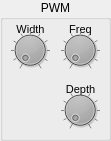
      <widget class="QGroupBox" name="groupBox_21" >
       <property name="geometry" >
        <rect>
         <x>190</x>
         <y>10</y>
         <width>111</width>
         <height>141</height>
        </rect>
       </property>
       <property name="title" >
        <string>PWM</string>
       </property>
       <property name="alignment" >
        <set>Qt::AlignHCenter</set>
       </property>
       <property name="flat" >
        <bool>true</bool>
       </property>
       <widget class="QLabel" name="label_29" >
        <property name="geometry" >
         <rect>
          <x>60</x>
          <y>20</y>
          <width>41</width>
          <height>18</height>
         </rect>
        </property>
        <property name="font" >
         <font>
          <pointsize>8</pointsize>
         </font>
        </property>
        <property name="text" >
         <string>Freq</string>
        </property>
        <property name="alignment" >
         <set>Qt::AlignCenter</set>
        </property>
       </widget>
       <widget class="QDial" name="osc2_PWMfreq_dial" >
        <property name="geometry" >
         <rect>
          <x>60</x>
          <y>30</y>
          <width>40</width>
          <height>40</height>
         </rect>
        </property>
        <property name="palette" >
         <palette>
          <active>
           <colorrole role="Button" >
            <brush brushstyle="SolidPattern" >
             <color alpha="255" >
              <red>0</red>
              <green>0</green>
              <blue>0</blue>
             </color>
            </brush>
           </colorrole>
          </active>
          <inactive>
           <colorrole role="Button" >
            <brush brushstyle="SolidPattern" >
             <color alpha="255" >
              <red>0</red>
              <green>0</green>
              <blue>0</blue>
             </color>
            </brush>
           </colorrole>
          </inactive>
          <disabled>
           <colorrole role="Button" >
            <brush brushstyle="SolidPattern" >
             <color alpha="255" >
              <red>0</red>
              <green>0</green>
              <blue>0</blue>
             </color>
            </brush>
           </colorrole>
          </disabled>
         </palette>
        </property>
        <property name="maximum" >
         <number>127</number>
        </property>
        <property name="value" >
         <number>0</number>
        </property>
        <property name="sliderPosition" >
         <number>0</number>
        </property>
        <property name="notchTarget" >
         <double>12.800000000000001</double>
        </property>
        <property name="notchesVisible" >
         <bool>true</bool>
        </property>
       </widget>
       <widget class="QLabel" name="label_30" >
        <property name="geometry" >
         <rect>
          <x>60</x>
          <y>80</y>
          <width>41</width>
          <height>18</height>
         </rect>
        </property>
        <property name="font" >
         <font>
          <pointsize>8</pointsize>
         </font>
        </property>
        <property name="text" >
         <string>Depth</string>
        </property>
        <property name="alignment" >
         <set>Qt::AlignCenter</set>
        </property>
       </widget>
       <widget class="QDial" name="osc2_PWMdepth_dial" >
        <property name="geometry" >
         <rect>
          <x>60</x>
          <y>90</y>
          <width>40</width>
          <height>40</height>
         </rect>
        </property>
        <property name="palette" >
         <palette>
          <active>
           <colorrole role="Button" >
            <brush brushstyle="SolidPattern" >
             <color alpha="255" >
              <red>0</red>
              <green>0</green>
              <blue>0</blue>
             </color>
            </brush>
           </colorrole>
          </active>
          <inactive>
           <colorrole role="Button" >
            <brush brushstyle="SolidPattern" >
             <color alpha="255" >
              <red>0</red>
              <green>0</green>
              <blue>0</blue>
             </color>
            </brush>
           </colorrole>
          </inactive>
          <disabled>
           <colorrole role="Button" >
            <brush brushstyle="SolidPattern" >
             <color alpha="255" >
              <red>0</red>
              <green>0</green>
              <blue>0</blue>
             </color>
            </brush>
           </colorrole>
          </disabled>
         </palette>
        </property>
        <property name="maximum" >
         <number>127</number>
        </property>
        <property name="value" >
         <number>0</number>
        </property>
        <property name="sliderPosition" >
         <number>0</number>
        </property>
        <property name="notchTarget" >
         <double>12.800000000000001</double>
        </property>
        <property name="notchesVisible" >
         <bool>true</bool>
        </property>
       </widget>
       <widget class="QLabel" name="label_31" >
        <property name="geometry" >
         <rect>
          <x>10</x>
          <y>20</y>
          <width>41</width>
          <height>18</height>
         </rect>
        </property>
        <property name="font" >
         <font>
          <pointsize>8</pointsize>
         </font>
        </property>
        <property name="text" >
         <string>Width</string>
        </property>
        <property name="alignment" >
         <set>Qt::AlignCenter</set>
        </property>
       </widget>
       <widget class="QDial" name="osc2_pulseWidth_dial" >
        <property name="geometry" >
         <rect>
          <x>10</x>
          <y>30</y>
          <width>40</width>
          <height>40</height>
         </rect>
        </property>
        <property name="palette" >
         <palette>
          <active>
           <colorrole role="Button" >
            <brush brushstyle="SolidPattern" >
             <color alpha="255" >
              <red>0</red>
              <green>0</green>
              <blue>0</blue>
             </color>
            </brush>
           </colorrole>
          </active>
          <inactive>
           <colorrole role="Button" >
            <brush brushstyle="SolidPattern" >
             <color alpha="255" >
              <red>0</red>
              <green>0</green>
              <blue>0</blue>
             </color>
            </brush>
           </colorrole>
          </inactive>
          <disabled>
           <colorrole role="Button" >
            <brush brushstyle="SolidPattern" >
             <color alpha="255" >
              <red>0</red>
              <green>0</green>
              <blue>0</blue>
             </color>
            </brush>
           </colorrole>
          </disabled>
         </palette>
        </property>
        <property name="maximum" >
         <number>127</number>
        </property>
        <property name="value" >
         <number>0</number>
        </property>
        <property name="sliderPosition" >
         <number>0</number>
        </property>
        <property name="notchTarget" >
         <double>12.800000000000001</double>
        </property>
        <property name="notchesVisible" >
         <bool>true</bool>
        </property>
       </widget>
      </widget>
